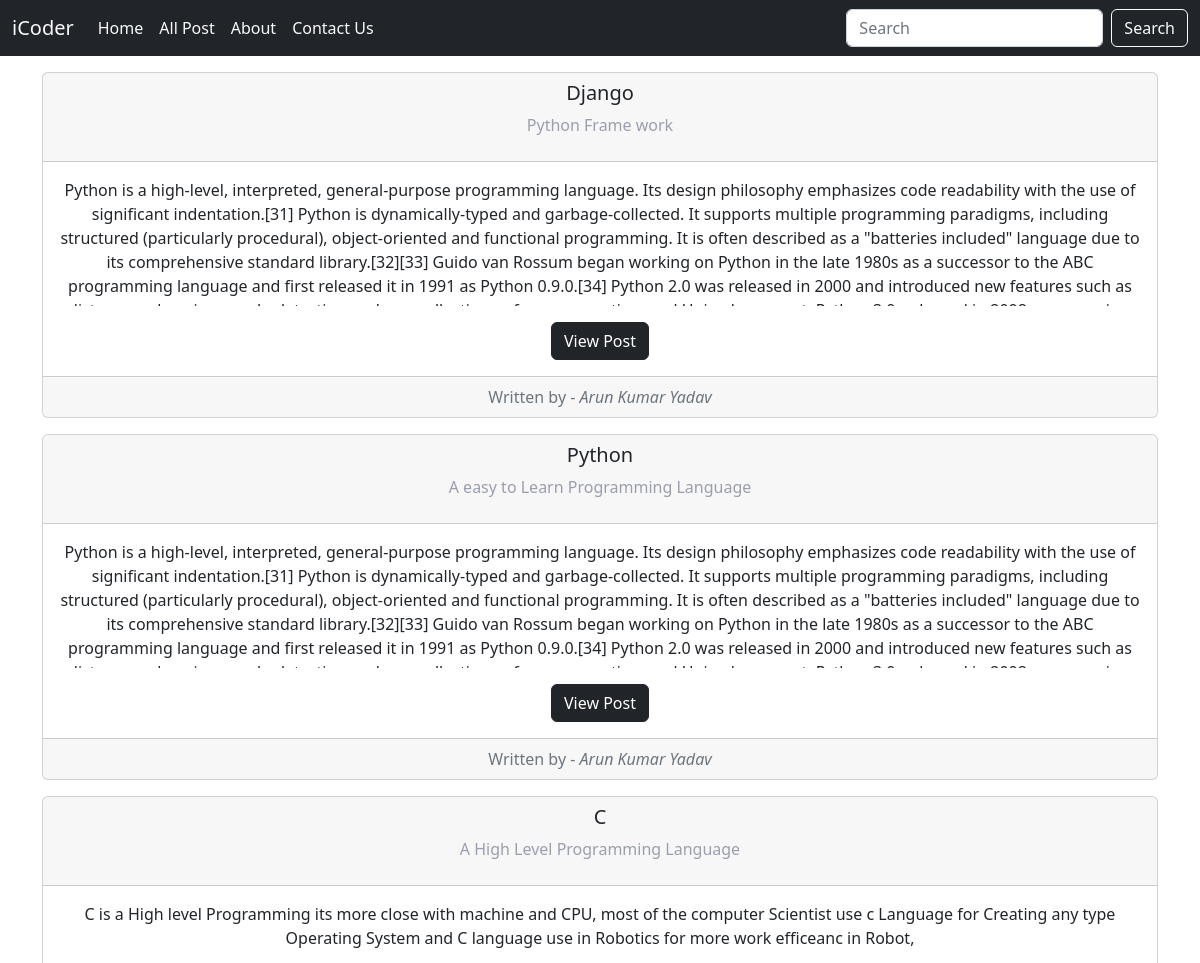
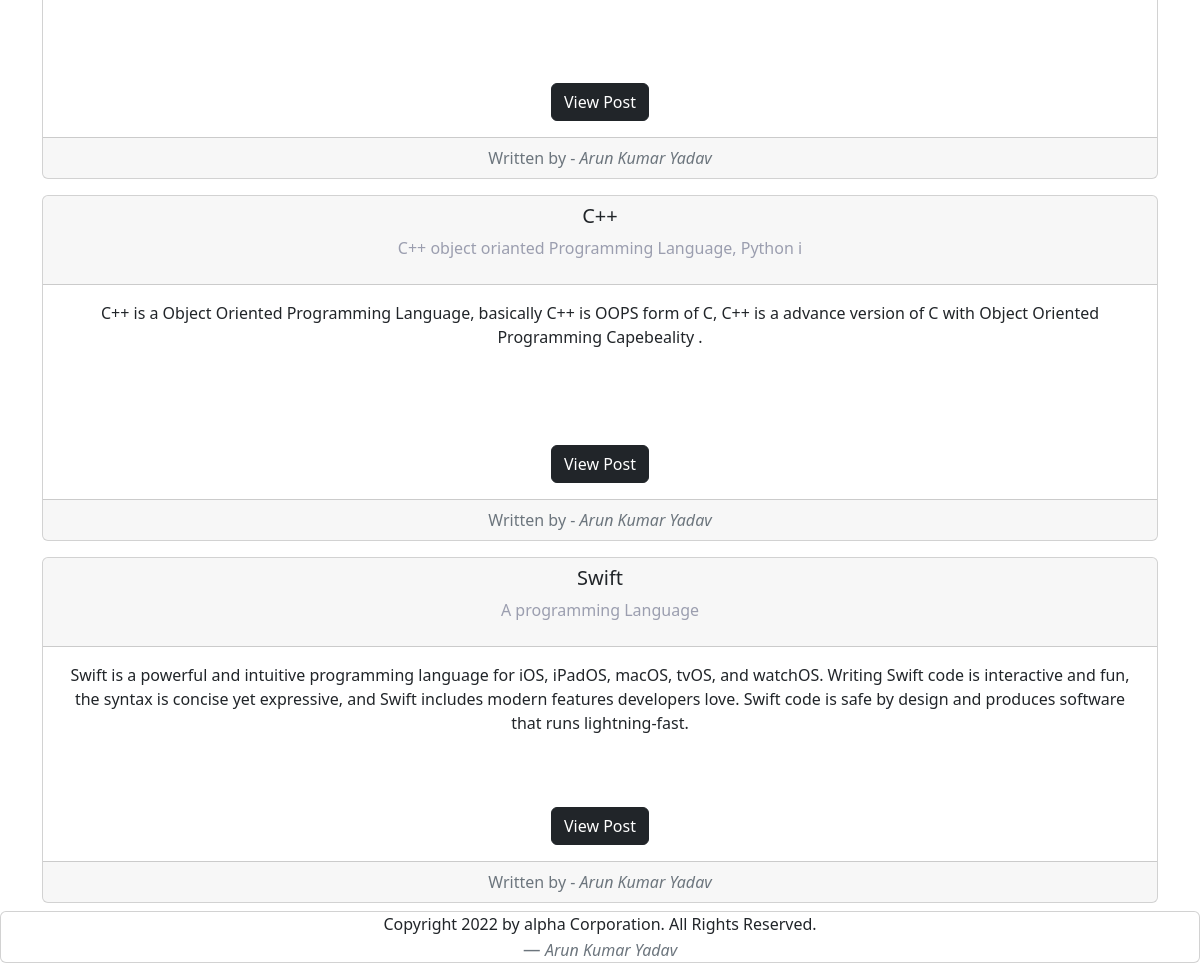
Screenshot of /allpost with the database file from the repository (2 pictures, top to bottom).
### blogApp/models.py (models this page shows)
class Post(models.Model):
    post_SrNo = models.AutoField
    post_title = models.CharField(max_length=80)
    post_about = models.CharField(max_length=200)
    slug = models.CharField(max_length=150)
    post_content = models.TextField()
    post_pubDate = models.DateTimeField()
    post_authorName = models.CharField(max_length=50)
    def __str__(self):
        return self.post_title

### blogApp/views.py (the view)
# urls.py: path('allpost', views.allpost, name='allpost'),
def allpost(request):
    getPost1 = Post.objects.all()
    perm ={
        'post0':getPost1
    }
    return render(request, 'allpost.html',perm )

### blogApp/templates/allpost.html (shortened to what this page needs)
<!doctype html>
<html lang="en">
<head>
    <link href="https://cdn.jsdelivr.net/npm/bootstrap@5.2.0/dist/css/bootstrap.min.css" rel="stylesheet"
>
</head>
<body>
    <nav class="navbar navbar-expand-lg bg-dark">
        <div class="container-fluid">
            <a class="navbar-brand text-light " href="#">iCoder</a>
            <div class="collapse navbar-collapse" id="navbarSupportedContent">
                <ul class="navbar-nav me-auto mb-2 mb-lg-0">
                    <li class="nav-item">
                        <a class="nav-link text-light" aria-current="page" href="home">Home</a>
                    </li>
                    <li class="nav-item">
                        <a class="nav-link text-light" href="allpost">All Post</a>
                    </li>
                    <li class="nav-item">
                        <a class="nav-link text-light" href="about">About</a>
                    </li>
                    <li class="nav-item">
                        <a class="nav-link text-light" href="contact">Contact Us</a>
                    </li>
                </ul>
                <form class="d-flex" role="search">
                    <input class="form-control me-2" type="search" placeholder="Search" aria-label="Search">
                    <button class="btn btn-outline-light" type="submit">Search</button>
                </form>
            </div>
        </div>
    </nav>
    <div class="container ">
        {% for i in post0 %}
        <div class=" mt-3 card text-center">
            <div class="card-title card-header">
                <h5 class="card-title">{{i}}</h5>
                <p style="color:rgb(155, 158, 175) ;" >{{i.post_about}}</p>
            </div>
            <div class="card-body">
                <p class="card-text" style="overflow-y:scroll;max-width: 100%; height: 8rem;" class="card-text">
                    {{i.post_content}}</p>
                <a href="bash/{{i.slug}}" class=" btn btn-dark ">View Post</a>
            </div>
            <div class="card-footer text-muted">
                Written by - <i>{{i.post_authorName}}</i>
            </div>
        </div>
        {% endfor %}
    </div>
    <div class="foot mt-2">
        <div class="card">
              <blockquote class="blockquote mb-0">
                <p style="font-size: medium" >Copyright 2022 by alpha Corporation. All Rights Reserved.</p>
                <footer class="blockquote-footer"><cite title="Source Title" style="font-size: medium;">Arun Kumar Yadav</cite></footer>
              </blockquote>
          </div>
    </div>
</body>
</html>

### blogApp/templates/allpost.html (style rules this page uses)
.foot { text-align: center; display: grid; }

### rows the page displays
Post: post_title "Django", post_about "Python Frame work", post_content "Python is a high-level, interpreted, general-purpose programming language. Its design philosophy emphasizes code readability with the use of significant indentation.[31] Python is dynamically-typed and garbage-collected. It supports multiple programming paradigms, including structured (particularly procedural), object-oriented and functional programming. It is often described as a \"batteries included\" language due to its comprehensive standard library.[32][33] Guido van Rossum began working on Python in the late 1980s as a successor to the ABC programming language and first released it in 1991 as Python 0.9.0.[34] Python 2.0 was released in 2000 and introduced new features such as…", post_authorName "Arun Kumar Yadav"
Post: post_title "Python", post_about "A easy to Learn Programming Language", post_content "Python is a high-level, interpreted, general-purpose programming language. Its design philosophy emphasizes code readability with the use of significant indentation.[31] Python is dynamically-typed and garbage-collected. It supports multiple programming paradigms, including structured (particularly procedural), object-oriented and functional programming. It is often described as a \"batteries included\" language due to its comprehensive standard library.[32][33] Guido van Rossum began working on Python in the late 1980s as a successor to the ABC programming language and first released it in 1991 as Python 0.9.0.[34] Python 2.0 was released in 2000 and introduced new features such as…", post_authorName "Arun Kumar Yadav"
Post: post_title "C", post_about "A High Level Programming Language", post_content "C is a High level Programming its more close with machine and CPU, most of the computer Scientist use c Language for Creating any type Operating System and C language use in Robotics for more work efficeanc in Robot,", post_authorName "Arun Kumar Yadav"
Post: post_title "C++", post_about "C++ object orianted Programming Language, Python i", post_content "C++ is a Object Oriented Programming Language, basically C++ is OOPS form of C, C++ is a advance version of C with Object Oriented Programming Capebeality .", post_authorName "Arun Kumar Yadav"
Post: post_title "Swift", post_about "A programming Language", post_content "Swift is a powerful and intuitive programming language for iOS, iPadOS, macOS, tvOS, and watchOS. Writing Swift code is interactive and fun, the syntax is concise yet expressive, and Swift includes modern features developers love. Swift code is safe by design and produces software that runs lightning-fast.", post_authorName "Arun Kumar Yadav"
